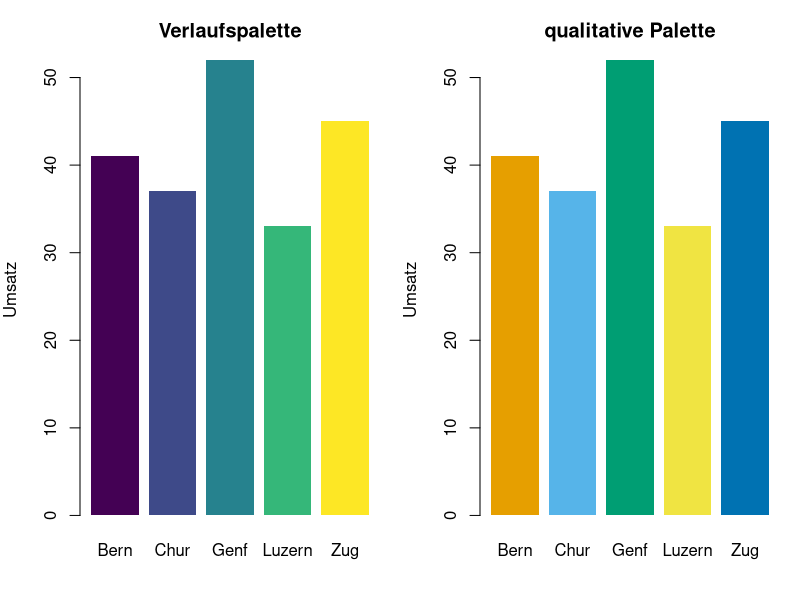
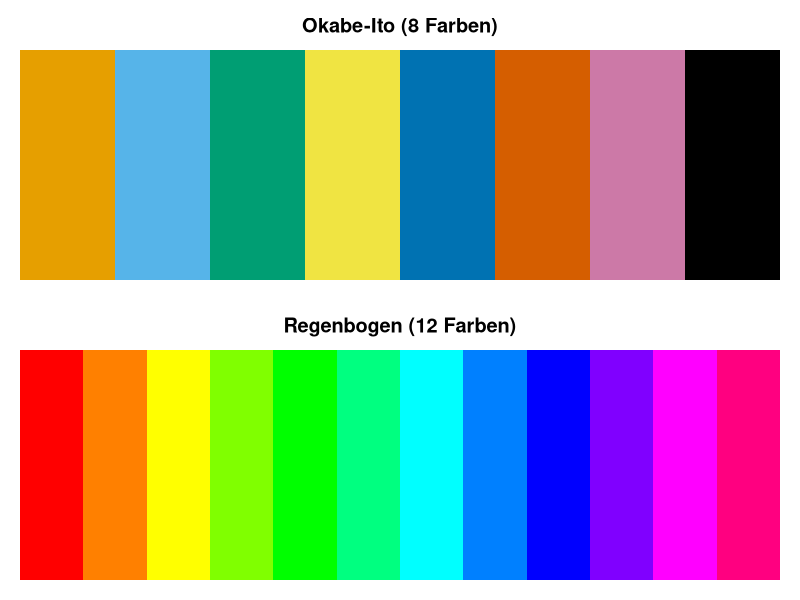
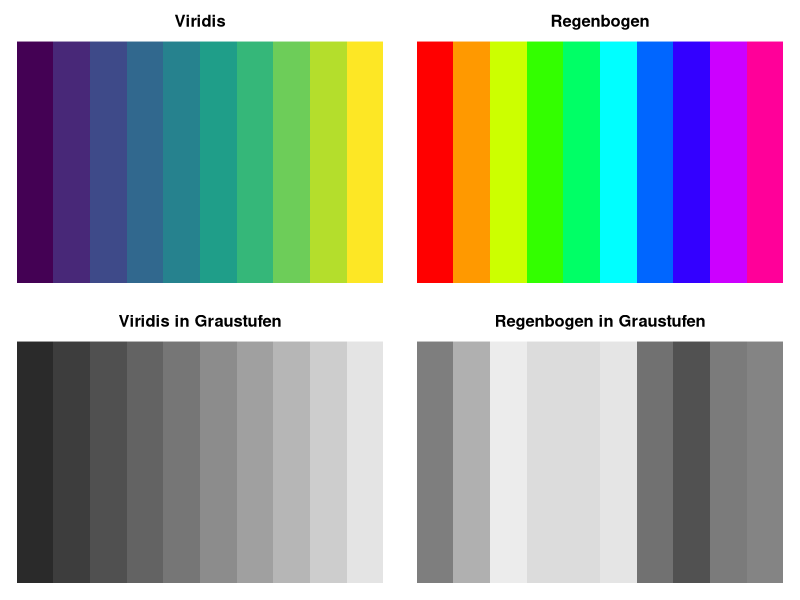
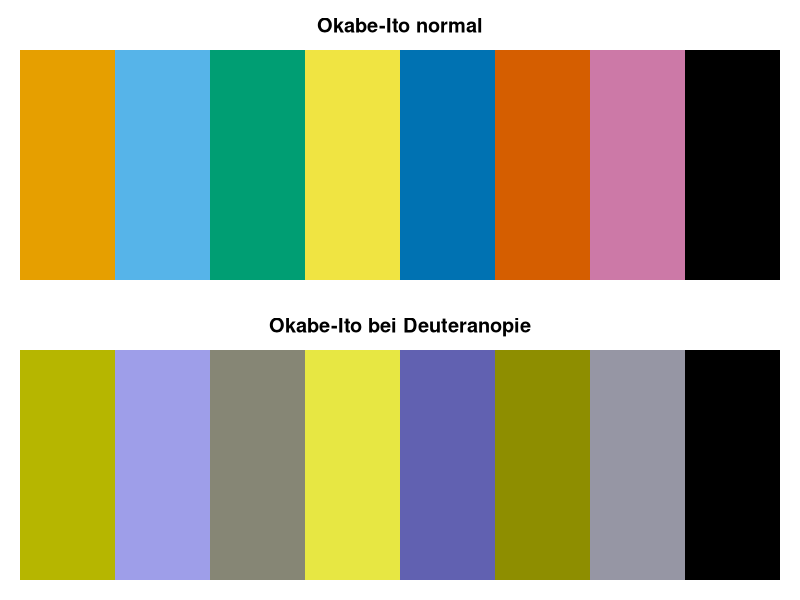
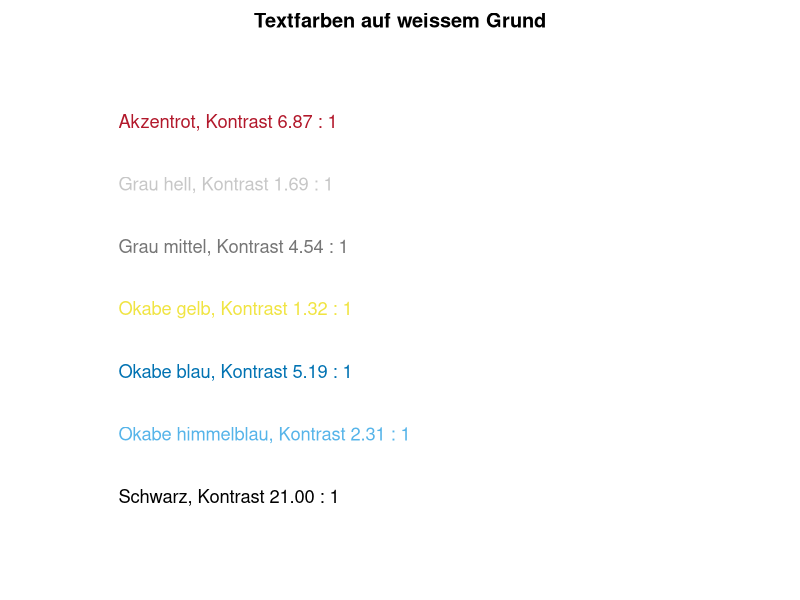

The R source for these figures, in order:
## ---- chunk 1
#| label: setup-r
#| include: false
library(ggplot2)

theme_set(theme_minimal(base_size = 12))

# --- Farbrechnung von Hand, damit R und Python dieselben Zahlen liefern ----
hex_zu_rgb <- function(h) {
  h <- sub("^#", "", h)
  strtoi(substring(h, c(1, 3, 5), c(2, 4, 6)), 16L) / 255
}

linear <- function(c) ifelse(c <= 0.04045, c / 12.92, ((c + 0.055) / 1.055)^2.4)

M_XYZ <- matrix(c(0.4124, 0.3576, 0.1805,
                  0.2126, 0.7152, 0.0722,
                  0.0193, 0.1192, 0.9505), nrow = 3, byrow = TRUE)
WEISS <- c(0.95047, 1, 1.08883)

lab_von_linear <- function(rgb) {
  xyz <- as.vector(M_XYZ %*% rgb) / WEISS
  f <- ifelse(xyz > 0.008856, xyz^(1 / 3), 7.787 * xyz + 16 / 116)
  c(116 * f[2] - 16, 500 * (f[1] - f[2]), 200 * (f[2] - f[3]))
}

lab <- function(h) lab_von_linear(linear(hex_zu_rgb(h)))

abstand <- function(h1, h2) sqrt(sum((lab(h1) - lab(h2))^2))

luminanz <- function(h) sum(M_XYZ[2, ] * linear(hex_zu_rgb(h)))

kontrast <- function(h1, h2) {
  l <- sort(c(luminanz(h1), luminanz(h2)), decreasing = TRUE)
  (l[1] + 0.05) / (l[2] + 0.05)
}

# Deuteranopie nach Vienot, Brettel und Mollon
RGB2LMS <- matrix(c(17.8824, 43.5161, 4.11935,
                    3.45565, 27.1554, 3.86714,
                    0.0299566, 0.184309, 1.46709), nrow = 3, byrow = TRUE)
LMS2RGB <- solve(RGB2LMS)
DEUT <- matrix(c(1, 0, 0,
                 0.494207, 0, 1.24827,
                 0, 0, 1), nrow = 3, byrow = TRUE)

deuteranop <- function(h) {
  rgb <- linear(hex_zu_rgb(h))
  pmin(pmax(as.vector(LMS2RGB %*% (DEUT %*% (RGB2LMS %*% rgb))), 0), 1)
}

abstand_deuteranop <- function(h1, h2) {
  sqrt(sum((lab_von_linear(deuteranop(h1)) - lab_von_linear(deuteranop(h2)))^2))
}

OKABE <- c("#E69F00", "#56B4E9", "#009E73", "#F0E442",
           "#0072B2", "#D55E00", "#CC79A7", "#000000")
OKABE_NAMEN <- c("orange", "himmelblau", "gruen", "gelb",
                 "blau", "zinnober", "violett", "schwarz")
REGEN12 <- c("#FF0000", "#FF8000", "#FFFF00", "#80FF00", "#00FF00", "#00FF80",
             "#00FFFF", "#0080FF", "#0000FF", "#8000FF", "#FF00FF", "#FF0080")
REGEN10 <- c("#FF0000", "#FF9900", "#CCFF00", "#33FF00", "#00FF66",
             "#00FFFF", "#0066FF", "#3300FF", "#CC00FF", "#FF0099")
VIRIDIS10 <- c("#440154", "#482878", "#3E4A89", "#31688E", "#26828E",
               "#1F9E89", "#35B779", "#6DCD59", "#B4DE2C", "#FDE725")

akzent <- "#b2182b"
neutral <- "grey78"
## ---- chunk 2
#| label: fig-b1-fa-r
#| fig-cap: "Beispiel 1: oben nominale Standorte mit Verlaufspalette, unten mit qualitativer."
#| fig-height: 3.4
standorte <- c("Bern", "Chur", "Genf", "Luzern", "Zug")
umsatz <- c(41, 37, 52, 33, 45)

verlauf <- c("#440154", "#3E4A89", "#26828E", "#35B779", "#FDE725")
round(rbind(luminanz = sapply(verlauf, luminanz)), 3)
round(c(verhaeltnis_hellste_zu_dunkelste =
          luminanz(verlauf[5]) / luminanz(verlauf[1])), 1)

# Die Verlaufspalette ordnet die Standorte -- nach welchem Kriterium?
data.frame(standort = standorte, umsatz = umsatz,
           luminanz = round(sapply(verlauf, luminanz), 3), row.names = NULL)

par(mfrow = c(1, 2), mar = c(4, 4, 3, 1))
barplot(umsatz, names.arg = standorte, col = verlauf, border = NA,
        ylab = "Umsatz", main = "Verlaufspalette")
barplot(umsatz, names.arg = standorte, col = OKABE[1:5], border = NA,
        ylab = "Umsatz", main = "qualitative Palette")
par(mfrow = c(1, 1))
## ---- chunk 3
#| label: fig-b2-fa-r
#| fig-cap: "Beispiel 2: Okabe-Ito mit acht Farben, Regenbogen mit zwölf."
#| fig-height: 2.6
paarabstaende <- function(farben, namen = seq_along(farben)) {
  paare <- t(combn(length(farben), 2))
  data.frame(a = namen[paare[, 1]], b = namen[paare[, 2]],
             dE = apply(paare, 1, function(p) abstand(farben[p[1]], farben[p[2]])))
}

okabe_ab <- paarabstaende(OKABE, OKABE_NAMEN)
head(okabe_ab[order(okabe_ab$dE), ], 3)
round(c(minimum = min(okabe_ab$dE), median = median(okabe_ab$dE),
        maximum = max(okabe_ab$dE), paare = nrow(okabe_ab)), 1)

regen_ab <- paarabstaende(REGEN12)
head(regen_ab[order(regen_ab$dE), ], 3)
round(c(minimum = min(regen_ab$dE), median = median(regen_ab$dE),
        paare_unter_20 = sum(regen_ab$dE < 20), paare = nrow(regen_ab)), 1)

par(mfrow = c(2, 1), mar = c(1, 1, 2.5, 1))
image(matrix(1:8, ncol = 1), col = OKABE, axes = FALSE,
      main = "Okabe-Ito (8 Farben)")
image(matrix(1:12, ncol = 1), col = REGEN12, axes = FALSE,
      main = "Regenbogen (12 Farben)")
par(mfrow = c(1, 1))
## ---- chunk 4
#| label: fig-b3-fa-r
#| fig-cap: "Beispiel 3: beide Paletten in Farbe und als Graustufe."
#| fig-height: 3.4
for (nm in c("VIRIDIS10", "REGEN10")) {
  L <- sapply(get(nm), luminanz)
  d <- diff(L)
  cat(sprintf("%-10s Luminanz %s\n", nm,
              paste(sprintf("%.3f", L), collapse = " ")))
  cat(sprintf("           %s, Richtungswechsel %d, Spanne %.3f bis %.3f\n",
              if (all(d > 0)) "monoton steigend" else "NICHT monoton",
              sum(sign(d[-length(d)]) * sign(d[-1]) < 0), min(L), max(L)))
}

# Welche Stufen des Regenbogens werden in Graustufen ununterscheidbar?
L <- sapply(REGEN10, luminanz)
paare <- t(combn(10, 2))
koll <- data.frame(a = paare[, 1], b = paare[, 2],
                   unterschied = abs(L[paare[, 1]] - L[paare[, 2]]))
head(koll[order(koll$unterschied), ], 3)
c(paare_unter_0.02 = sum(koll$unterschied < 0.02), paare = nrow(koll))

grau <- function(farben) {
  sapply(farben, function(h) {
    g <- luminanz(h)^(1 / 2.2)
    rgb(g, g, g)
  })
}
par(mfrow = c(2, 2), mar = c(1, 1, 2.5, 1))
image(matrix(1:10, ncol = 1), col = VIRIDIS10, axes = FALSE, main = "Viridis")
image(matrix(1:10, ncol = 1), col = REGEN10, axes = FALSE, main = "Regenbogen")
image(matrix(1:10, ncol = 1), col = grau(VIRIDIS10), axes = FALSE,
      main = "Viridis in Graustufen")
image(matrix(1:10, ncol = 1), col = grau(REGEN10), axes = FALSE,
      main = "Regenbogen in Graustufen")
par(mfrow = c(1, 1))
## ---- chunk 5
#| label: fig-b4-fa-r
#| fig-cap: "Beispiel 4: oben die Originalfarben, unten wie sie bei Deuteranopie erscheinen."
#| fig-height: 3
paare <- list(c("#D62728", "#2CA02C", "rot / gruen"),
              c("#E69F00", "#56B4E9", "Okabe orange / himmelblau"),
              c("#009E73", "#D55E00", "Okabe gruen / zinnober"))

for (p in paare) {
  cat(sprintf("%-28s normal %6.1f   deuteranop %6.1f\n",
              p[3], abstand(p[1], p[2]), abstand_deuteranop(p[1], p[2])))
}

# Ganze Paletten im Vergleich
vergleich <- function(farben) {
  idx <- t(combn(length(farben), 2))
  d <- apply(idx, 1, function(p) abstand_deuteranop(farben[p[1]], farben[p[2]]))
  c(minimum = min(d), paare_unter_10 = sum(d < 10), paare = length(d))
}
round(rbind(Okabe = vergleich(OKABE), Regenbogen12 = vergleich(REGEN12)), 1)

als_hex <- function(h) {
  v <- deuteranop(h)
  rgb(v[1]^(1 / 2.2), v[2]^(1 / 2.2), v[3]^(1 / 2.2))
}
par(mfrow = c(2, 1), mar = c(1, 1, 2.5, 1))
image(matrix(1:8, ncol = 1), col = OKABE, axes = FALSE, main = "Okabe-Ito normal")
image(matrix(1:8, ncol = 1), col = sapply(OKABE, als_hex), axes = FALSE,
      main = "Okabe-Ito bei Deuteranopie")
par(mfrow = c(1, 1))
## ---- chunk 6
#| label: fig-b5-fa-r
#| fig-cap: "Beispiel 5: dieselben Farben als Textfarbe auf Weiss."
#| fig-height: 3
farben <- c(Akzentrot = akzent, "Grau hell" = "#c7c7c7", "Grau mittel" = "#767676",
            "Okabe gelb" = "#F0E442", "Okabe blau" = "#0072B2",
            "Okabe himmelblau" = "#56B4E9", Schwarz = "#000000")

urteil <- function(k) {
  if (k >= 4.5) "Text ok" else if (k >= 3) "nur grosse Schrift" else "nur Fläche"
}
for (nm in names(farben)) {
  k <- kontrast(farben[[nm]], "#FFFFFF")
  cat(sprintf("%-18s %5.2f : 1   %s\n", nm, k, urteil(k)))
}

round(c(akzent_auf_hellgrau = kontrast(akzent, "#c7c7c7"),
        akzent_auf_mittelgrau = kontrast(akzent, "#767676")), 2)

par(mar = c(1, 1, 2, 1))
plot(NA, xlim = c(0, 10), ylim = c(0, 8), axes = FALSE, xlab = "", ylab = "",
     main = "Textfarben auf weissem Grund")
for (i in seq_along(farben)) {
  k <- kontrast(farben[[i]], "#FFFFFF")
  text(1, 8 - i, sprintf("%s, Kontrast %.2f : 1", names(farben)[i], k),
       col = farben[[i]], adj = 0, cex = 1.1)
}
